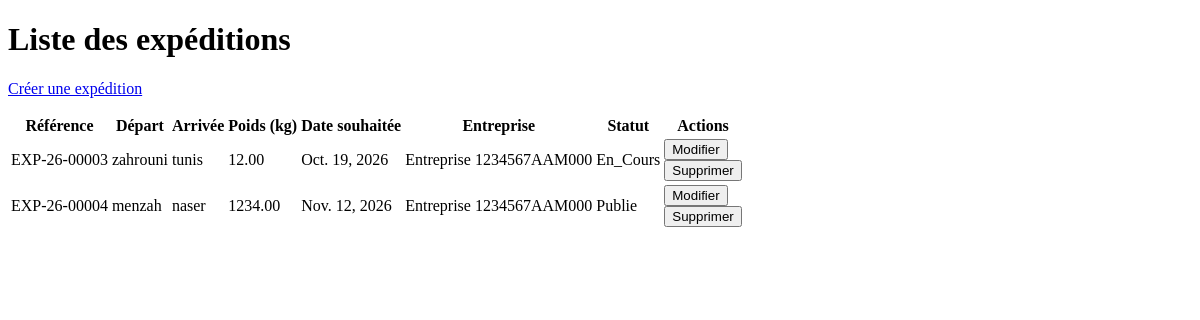
The app's page /expedition/list/, older data.
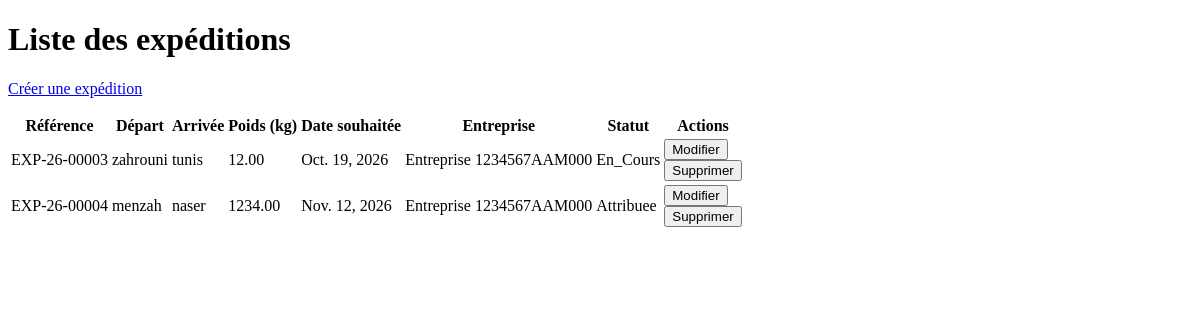
The same page, newer data.
### ExpeditionsApp/models.py (models this page shows, shortened)
class Expedition(models.Model):
    reference=models.CharField(
        max_length=100,
        unique=True,
        validators=[RegexValidator(
            regex=r"^EXP-\d{2}-\d{5}$",
            message=(
               "Format invalide. Format attendu : EXP-AA-NNNNN (EXP, 2 chiffres pour"
                " l'année, un tiret, 5 chiffres pour le compteur, ex. EXP-26-00001)."),
                    )]
    )
    ville_depart=models.CharField(max_length=100)
    ville_arrivee=models.CharField(max_length=100)
    poids_kg=models.DecimalField(max_digits=8,decimal_places=2, validators=[MinValueValidator(Decimal('0.01'))])
    date_souhaitee=models.DateField()
    description=models.TextField(blank=True,null=True)
    entreprise=models.ForeignKey(
        Entreprise,
        on_delete=models.CASCADE,
        related_name='expeditions',
        )
    statut=models.CharField(
        max_length=50,
        choices=[
            ('publie','Publie'),
            ('attribuee','Attribuee'),
            ('en_cours','En_Cours'),
            ('livree','Livree'),
            ('annulee--defaut publie','Annulee--Defaut Publie'),
        ],
        default='publie'
        )
    created_at = models.DateTimeField(auto_now_add=True)
    updated_at = models.DateTimeField(auto_now=True)

### EntreprisesApp/models.py (models this page shows)
class Entreprise(models.Model):
    raison_sociale = models.CharField(max_length=200, null=False)
    matricule_fiscal = models.CharField(
        max_length=17,
        null=False,
        unique=True,
        blank=False,
        validators=[matricule_fiscale_validators],
    )
    adresse = models.TextField(validators=[MinLengthValidator(20,"ladresse doit etre superieur a 20 charactere")])
    type_entreprise = models.CharField(
        max_length=100,
        choices=[
            ('chargeur', 'Chargeur'),
            ('transporteur', 'Transporteur'),
        ]
    )
    gerant = models.OneToOneField(
        Utilisateur,
        on_delete=models.CASCADE,
        related_name='entreprise'
    )
    created_at = models.DateTimeField(auto_now_add=True)
    updated_at = models.DateTimeField(auto_now=True)
    def __str__(self):
        return f"Entreprise {self.matricule_fiscal}"

### ExpeditionsApp/views.py (the view)
# urls.py: path('list/', ExpeditionListView.as_view(), name='list_Expeditions'),
class ExpeditionListView( ListView ):
    model=Expedition #hata lhouni amali "select * from Expedition "
    template_name="expedition/list.html"
    context_object_name = 'expeditions'

### Templates/expedition/list.html (shortened to what this page needs)
<!DOCTYPE html>
<html lang="en">
<head>
</head>
<body>
    <h1>Liste des expéditions</h1>
    <p>
        <a href="{% url 'expedition:createview' %}">Créer une expédition</a>
    </p>
    <table>
        <thead>
            <tr>
                <th>Référence</th>
                <th>Départ</th>
                <th>Arrivée</th>
                <th>Poids (kg)</th>
                <th>Date souhaitée</th>
                <th>Entreprise</th>
                <th>Statut</th>
                <th>Actions</th>
            </tr>
        </thead>
        <tbody>
            {% for expedition in expeditions %}
            <tr>
                <td>{{ expedition.reference }}</td>
                <td>{{ expedition.ville_depart }}</td>
                <td>{{ expedition.ville_arrivee }}</td>
                <td>{{ expedition.poids_kg }}</td>
                <td>{{ expedition.date_souhaitee }}</td>
                <td>{{ expedition.entreprise }}</td>
                <td>{{ expedition.get_statut_display }}</td>
                <td>
                    <form method="get" action="{% url 'expedition:updateview' expedition.pk %}">
                        <button type="submit">Modifier</button>
                    </form>
                    <form method="get" action="{% url 'expedition:deleteview' expedition.pk %}">
                        <button type="submit">Supprimer</button>
                    </form>
                </td>
            </tr>
            {% empty %}
            <tr>
                <td colspan="8">Aucune expédition trouvée.</td>
            </tr>
            {% endfor %}
        </tbody>
    </table>
</body>
</html>

Row changes from the older to the newer data that the page shows:
changed Expedition "EXP-26-00004": statut "Publie" → "Attribuee"
